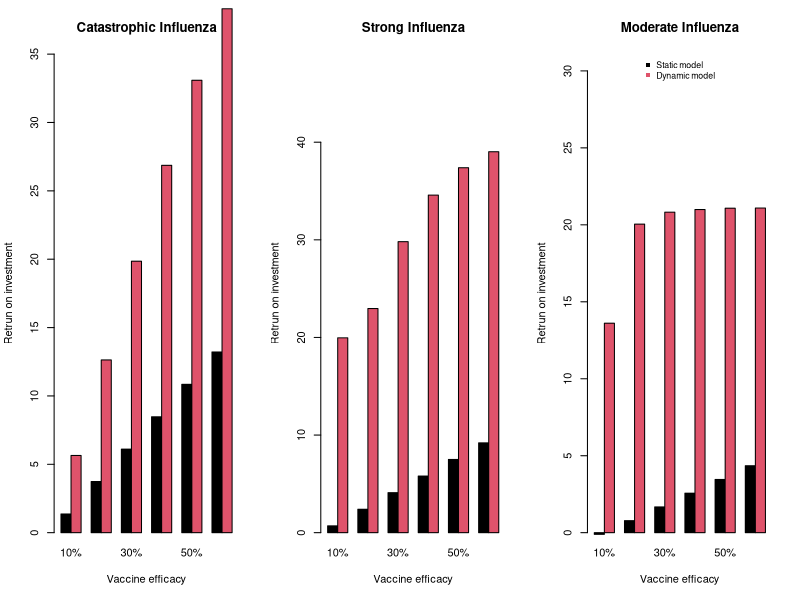

Recreate this plot in R.
#Catastrophic

ROI.static.cat <- c(1.3696131
                    ,3.7392263
                    ,6.108839
                    ,8.478453
                    ,10.848066
                    ,13.217679)
ROI.dynamic.cat <- c(5.647222
                     ,12.63354
                     ,19.85475
                     ,26.86709
                     ,33.08647
                     ,38.31664)

ROI.total <- rbind(ROI.static.cat,ROI.dynamic.cat)
colnames(ROI.total) <- c("10%","20%","30%","40%","50%","60%")

tiff("Figure9.tiff",width = 7.5, height = 2.5,units = 'in',res=400,family="Arial")
par(mfrow=c(1,3))
barplot(ROI.total,beside=TRUE,ylab="Retrun on investment",xlab="Vaccine efficacy",main="Catastrophic Influenza",col=c(1,2),ylim=c(0,35))
#legend("top",legend=c("Static model","Dynamic model"),pch=15,col=c(1,2),cex=0.8)

#dev.off()

#Strong
ROI.static.str <- c(0.7006146
                    ,2.4012293
                    ,4.101844
                    ,5.802459
                    ,7.503073
                    ,9.203688)
ROI.dynamic.str <- c(19.961504
                     ,22.9615
                     ,29.81129
                     ,34.58221
                     ,37.38607
                     ,39.02382)

ROI.total <- rbind(ROI.static.str,ROI.dynamic.str)
colnames(ROI.total) <- c("10%","20%","30%","40%","50%","60%")

#png("ROIEfficacyStr.png",width = 6, height = 6,units = 'in',res=600)

barplot(ROI.total,beside=TRUE,ylab="Retrun on investment",xlab="Vaccine efficacy",main="Strong Influenza",col=c(1,2),ylim=c(0,max(ROI.dynamic.str)+10))
#legend("top",legend=c("Static model","Dynamic model"),pch=15,col=c(1,2),cex=0.8)

#dev.off()

#Moderate

ROI.static.mod <- c(-0.1083176
                    ,0.7833648
                    ,1.675047
                    ,2.56673
                    ,3.458412
                    ,4.350094)
ROI.dynamic.mod <- c(13.607972
                     ,20.04605
                     ,20.82265
                     ,20.99478
                     ,21.0794
                     ,21.09044)

ROI.total <- rbind(ROI.static.mod,ROI.dynamic.mod)
colnames(ROI.total) <- c("10%","20%","30%","40%","50%","60%")

#png("ROIEfficacyMod.tiff",width = 6, height = 6,units = 'in',res=600)

barplot(ROI.total,beside=TRUE,ylab="Retrun on investment",xlab="Vaccine efficacy",main="Moderate Influenza",col=c(1,2),ylim=c(0,max(ROI.dynamic.mod)+10))
legend("top",legend=c("Static model","Dynamic model"),pch=15,col=c(1,2),cex=0.8,bty="n")

dev.off()